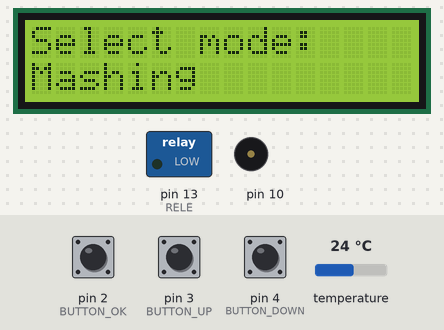
Simulated run of this sketch. Board: Arduino Uno, built with avr-gcc and run on an emulated ATmega328P. On the bench: 16×2 character LCD, switched loads named in the sketch (green lamp = pin HIGH), buzzer (waves = sounding). The test bench sets the inputs (shaded band); at power-on: pin 2 (BUTTON_OK) HIGH, pin 4 (BUTTON_DOWN) HIGH, temperature 24 °C, pin 3 (BUTTON_UP) HIGH. What the sketch prints to the serial monitor is not drawn.

Above: at 7.6 s.
7.7 s: pin 2 (BUTTON_OK) pulled LOW for 3.2 s
At 11.1 s:
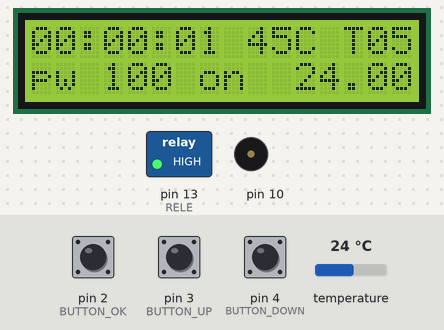
12.4 s: pin 4 (BUTTON_DOWN) pulled LOW for 3.2 s
At 14.8 s:
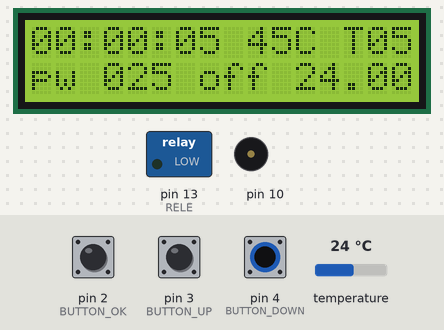
17.9 s: temperature set to 12 °C
At 18.9 s:
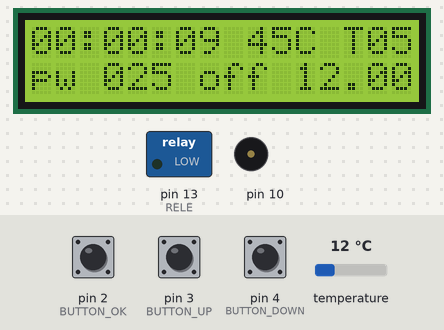
20.0 s: pin 3 (BUTTON_UP) pulled LOW for 0.15 s
At 21.2 s:
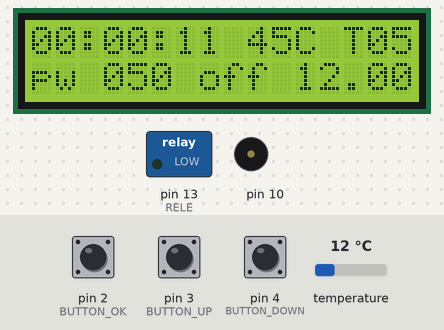
22.0 s: pin 3 (BUTTON_UP) pulled LOW for 1 s
At 23.4 s:
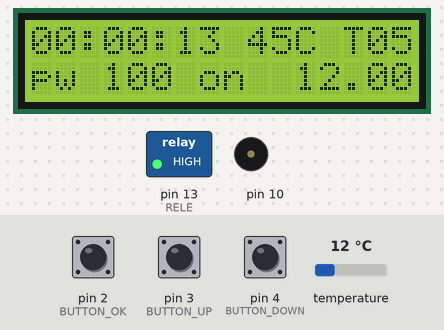
24.5 s: pin 4 (BUTTON_DOWN) pulled LOW for 0.15 s
At 24.9 s:
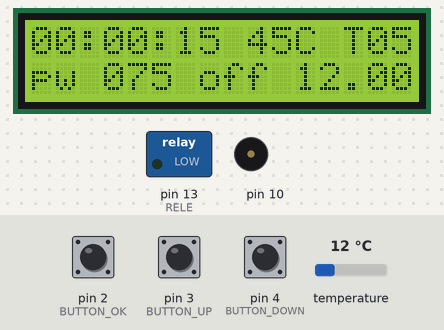
Timing chart, 0 to 27.1 s (numbered marks = the images above; inputs shaded):
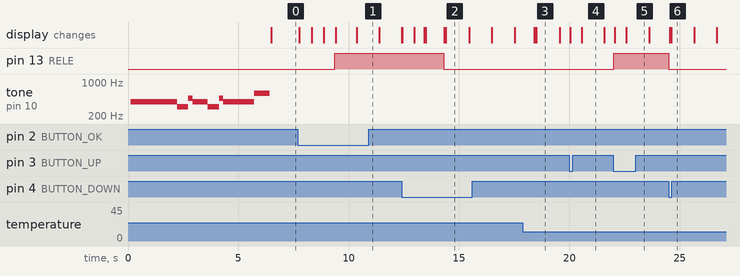

Measured:
- after the input at 7.7 s, pin 13 (RELE): LOW → HIGH after 1.7 s; the display: first changes after 0.05 s (image 1 shows a later state)
- after the input at 12.4 s, pin 13 (RELE): HIGH → LOW after 1.9 s
- after the input at 22.0 s, pin 13 (RELE): LOW → HIGH at once; the display: first changes after 0.05 s (image 5 shows a later state)
- after the input at 24.5 s, pin 13 (RELE): HIGH → LOW at once; the display: first changes at once (image 6 shows a later state)
- what the display in image 2 shows lasts 1.1 s, from 14.4 s to 15.5 s
- what the display in image 4 shows lasts 1.0 s, from 20.6 s to 21.6 s

The sketch:

Beer.ino
```cpp
#define SPEAKER 10
#define BUTTON_OK 2
#define BUTTON_UP 3
#define BUTTON_DOWN 4
#define RELE 13

#include "LCD.h"
#include "Music.h"
#include "ModeItem.h"
#include "MashItem.h"
#include "HoppingItem.h"
#include "RecipeItem.h"

LCD lcd = LCD();
Music music = Music(SPEAKER);
Button btnUp = Button(BUTTON_UP);
Button btnDown = Button(BUTTON_DOWN);
Button btnOk = Button(BUTTON_OK);

ModeItem modeItem = ModeItem(&btnUp, &btnDown, &btnOk);
MashItem mashItem = MashItem(&btnUp, &btnDown, &btnOk);
HoppingItem hoppingItem = HoppingItem(&btnUp, &btnDown, &btnOk);
RecipeItem recipeItem = RecipeItem(&btnUp, &btnDown, &btnOk);

String step[] = {"Mode", "Mashing", "Hopping", "Recipe"};
String mode[] = { "Mashing", "Hopping", "Recipe" };
byte currentState = 0;
String* lcdLines = new String[2] { "", "" };

void setup()
{
  Serial.begin(9600);
  lcd.Init();
  lcd.Print("Welcome to", "Brewbeer machine");
  music.Play();
  lcd.Print("Select mode:", mode[0]);
  pinMode(RELE, OUTPUT);
}

void loop()
{
  if (currentState == 0){
      byte cMode = modeItem.Mode;
      currentState = modeItem.Do();
      if (cMode != modeItem.Mode)
      {
        lcd.Print(mode[modeItem.Mode], 1);
      }
  }
  if (currentState == 1){
    mashItem.Do(lcdLines);
    lcd.Print(lcdLines[0],lcdLines[1]);
  }
  if (currentState == 2){
    String* lines = hoppingItem.Do();
    lcd.Print(lines[0], lines[1]);
  }
  if (currentState == 3){
    String* lines = recipeItem.Do();
    lcd.Print(lines[0], lines[1]);
  }
}
```

Button.h
```cpp
class Button {
  public:
    Button (byte pin) {
      _pin = pin;
      pinMode(_pin, INPUT_PULLUP);
    }
    bool click() {
      bool btnState = digitalRead(_pin);
      if (!btnState && !_flag && millis() - _tmr >= 100) {
        _flag = true;
        _tmr = millis();
        return true;
      }
      if (!btnState && _flag && millis() - _tmr >= 500) {
        _tmr = millis ();
        return true;
      }
      if (btnState && _flag) {
        _flag = false;
        _tmr = millis();
      }
      return false;
    }
  private:
    byte _pin;
    uint32_t _tmr;
    bool _flag;
};
```

HoppingItem.h
```cpp
class HoppingItem
{
  public:
    HoppingItem(Button* btnUp, Button* btnDown, Button* btnOk)
    {
      _btnUp = btnUp;
      _btnDown = btnDown;
      _btnOk = btnOk;
    }

    String* Do()
    {

    }

  private:
    Button* _btnUp;
    Button* _btnDown;
    Button* _btnOk;
};
```

MashItem.h
```cpp
#include <microDS18B20.h>
MicroDS18B20<12> sensor;  // датчик на D2

class MashItem
{
  public:
    MashItem(Button* btnUp, Button* btnDown, Button* btnOk)
    {
      _btnUp = btnUp;
      _btnDown = btnDown;
      _btnOk = btnOk;
    }

    void Do(String* lines)
    {
      if (currentState == 0){ //0- выбор кол-ва пауз
        SetMashCount(lines);
      }
      else if (currentState == 1){ //1- выбор температуры паузы
        SetTempPause(lines);
      }
      else if (currentState == 2){ //2- выбор времени паузы
        SetTimePause(lines);
      }
      else if (currentState == 3){ //3- нагрев
        Heating(lines);
      }
    }

  private:
    Music music = Music(SPEAKER);
    byte iterator = 0;
    byte currentState = 0;
    byte mashCount = 1;
    byte* mashTemp = new byte[10] { 45, 52, 62, 72, 78, 0, 0, 0, 0, 0 };
    byte* mashTime = new byte[10] { 5, 15, 60, 15, 5, 0, 0, 0, 0, 0 };
    long time = 0;
    long lastTick = 0;
    long lastTemp = 0;
    long releOn = 0;
    long maintenance = 0;
    bool isFinished = false;
    String timeStr = "00:00:00 00C T00";
    String tenStr =  "pw 100 off 99.99";
    byte power = 100;
    byte powerTime = 20;
    float sensorTemp = 0;

    Button* _btnUp;
    Button* _btnDown;
    Button* _btnOk;

    void SetMashCount(String* lines){
      if (_btnUp->click()){
        if (mashCount == 10){
          mashCount = 10;
        }
        else {
          mashCount++;
        }
      }else if (_btnDown->click()) {
        if (mashCount == 1){
          mashCount = 1;
        }
        else {
          mashCount--;
        }
      }else if (_btnOk->click()){
        currentState++;
      }
      lines[0] = "Select mash cnt";
      lines[1] = String(mashCount);
    }

    void SetTempPause(String* lines)
    {
      if (_btnUp->click()){
        if (mashTemp[iterator] == 100){
          mashTemp[iterator] = 100;
        }
        else {
          mashTemp[iterator]++;
        }
      }else if (_btnDown->click()) {
        if (mashTemp[iterator] == 1){
          mashTemp[iterator] = 1;
        }
        else {
          mashTemp[iterator]--;
        }
      }else if (_btnOk->click()){
        currentState++;
      }
      lines[0] ="Select mash t";
      lines[1] = String(mashTemp[iterator]);
    }

    void SetTimePause(String* lines)
    {
      if (_btnUp->click()){
        if (mashTime[iterator] == 90){
          mashTime[iterator] = 90;
        }
        else {
          mashTime[iterator]++;
        }
      }else if (_btnDown->click()) {
        if (mashTime[iterator] == 1){
          mashTime[iterator] = 1;
        }
        else {
          mashTime[iterator]--;
        }
      }else if (_btnOk->click()){
        if (iterator+1 == mashCount){
          lastTick = millis();
          releOn = millis();
          iterator = 0;
          currentState++;
        }
        else {
          iterator++;
          currentState--;
        }

      }
      lines[0] ="Select mash time";
      lines[1] = String(mashTime[iterator]);
    }

    void Heating(String* lines)
    {
      if (millis()-lastTick >= 1000){
        lastTick = millis();
        time++;
      }
      if (millis() - lastTemp >= 800){
        lastTemp = millis();
        // читаем прошлое значение
        if (sensor.readTemp())
        {
          sensorTemp = sensor.getTemp();
          CurrentTemp(sensorTemp);
        }
        sensor.requestTemp();
      }
      if (_btnUp->click()){
        if (power < 100){
          power = power + 25;
          powerTime = powerTime + 5;
        }
      }else if (_btnDown->click()) {
        if (power > 25){
          power = power - 25;
          powerTime = powerTime - 5;
        }
      }else if (_btnOk->click()){
      }

      if (iterator == mashCount)
      {
          isFinished = true;
          music.Play();
          iterator--;
      }

      if (sensorTemp < mashTemp[iterator]){
        Rele();
      }
      else{
        Maintenance();
      }
      GetTime();
      MashTemp();
      MashTime();
      TenPower();
      lines[0] = timeStr;
      lines[1] = tenStr;
    }

    void Maintenance()
    {
        digitalWrite(RELE, LOW);
        tenStr[8] = 'f';
        tenStr[9] = 'f';
        if (isFinished)
        {
          iterator++;
          mashTime[iterator] = 0;
        }
        if (maintenance == 0)
        {
          maintenance = millis();
        }
        else if ((millis() - maintenance) >= 60000)
        {
          maintenance = millis();
          mashTime[iterator]--;
          if (mashTime[iterator] == 0){
            maintenance = 0;
            iterator++;
          }
        }
    }

    void Rele()
    {
      if (millis() - releOn < powerTime * 1000){
        digitalWrite(RELE, HIGH);
        tenStr[8] = 'n';
        tenStr[9] = ' ';
      }
      else if (millis() - releOn > 20000) {
        releOn = millis();
      }
      else {
        digitalWrite(RELE, LOW);
        tenStr[8] = 'f';
        tenStr[9] = 'f';
      }
    }

    void MashTemp()
    {
      timeStr[9] = mashTemp[iterator]/10+48;
      timeStr[10] = mashTemp[iterator]%10+48;
    }

    void MashTime()
    {
      timeStr[14] = mashTime[iterator]/10+48;
      timeStr[15] = mashTime[iterator]%10+48;
    }

    void GetTime()
    {
      byte h = (time/3600);
        timeStr[0] = h/10+48;
        timeStr[1] = h%10+48;
		  byte m = (time -(3600*h))/60;
        timeStr[3] = m/10+48;
        timeStr[4] = m%10+48;
	  	byte s = (time -(3600*h)-(m*60));
        timeStr[6] = s/10+48;
        timeStr[7] = s%10+48;
    }

    void TenPower()
    {
      tenStr[3] = power/100+48;
      tenStr[4] = power%100/10+48;
      tenStr[5] = power%10+48;
    }

    void CurrentTemp(float t)
    {
      int tInt = t * 100;
      tenStr[11] = tInt/1000+48;
      tInt = tInt % 1000;
      tenStr[12] = tInt/100+48;
      tInt = tInt % 100;
      tenStr[14] = tInt/10+48;;
      tenStr[15] = tInt%10+48;;;
    }
};
```

ModeItem.h
```cpp
#include "Button.h"

class ModeItem
{
  public:
    byte Mode = 0;

    ModeItem(Button* btnUp, Button* btnDown, Button* btnOk)
    {
      _btnUp = btnUp;
      _btnDown = btnDown;
      _btnOk = btnOk;
    }

    byte Do()
    {
      if (_btnUp->click()){
        Serial.println("Click up");
        if (Mode==2){
          Mode = 0;
        }
        else {
          Mode++;
        }
      }else if (_btnDown->click()) {
        Serial.println("Click down");
        if (Mode==0){
          Mode = 2;
        }
        else {
          Mode--;
        }
      }else if (_btnOk->click()){
        Serial.println("Click ok");
        return Mode+1;
      }
      return 0;
    }

  private:
    Button* _btnUp;
    Button* _btnDown;
    Button* _btnOk;
};
```

Music.h
```cpp
class Music
{
  public:
    Music(int speaker){
      _speaker = speaker;
    }

    void Play()
    {
      int times[] = {
        350, 350, 350, 250, 100, 350, 250, 100, 700,
        350, 350, 350, 250, 100, 350, 250, 100, 700,
        350, 250, 100, 350, 250, 100, 100, 100, 450,
        150, 350, 250, 100, 100, 100, 450,
        150, 350, 250, 100, 750
      };

      int notes [] = {
        392, 392, 392, 311, 466, 392, 311, 466, 392,
        587, 587, 587, 622, 466, 369, 311, 466, 392,
        784, 392, 392, 784, 739, 698, 659, 622, 659,
        415, 554, 523, 493, 466, 440, 466,
        311, 369, 311, 466, 392
      };

      for (int i = 0; i < 10; i++){
        tone(_speaker, notes[i], times[i]*2);
        delay(times[i]*2);
        noTone(_speaker);
      }
    }

  private:
    int _speaker ;
};
```

RecipeItem.h
```cpp
class RecipeItem
{
  public:
    RecipeItem(Button* btnUp, Button* btnDown, Button* btnOk)
    {
      _btnUp = btnUp;
      _btnDown = btnDown;
      _btnOk = btnOk;
    }

    String* Do()
    {

    }

  private:
    Button* _btnUp;
    Button* _btnDown;
    Button* _btnOk;
};
```

LCD.h
```cpp
#include <LiquidCrystal_I2C.h>

class LCD
{
  public :
    void Init()
    {
      _lcd.init();           // инициализация
      _lcd.backlight();      // включить подсветку
      _lines[0] = "";
      _lines[1] = "";
    }

    void Print(String line, byte index){
      if (index == 0){
        printfLine(line);
      }
      else {
        printsLine(line);
      }
    }

    void Print(String fLine, String sLine)
    {
      //Serial.println(fLine);
      printfLine(fLine);
      //Serial.println(sLine);
      printsLine(sLine);
    }

    void Clear()
    {
      _lcd.clear();
    }

    private :
      String* _lines = new String[2];
      LiquidCrystal_I2C _lcd = LiquidCrystal_I2C(0x27, 16, 2);

      void printfLine(String fLine)
      {
        for (byte i = 0; i < 16; i++)
        {
            _lcd.setCursor(i, 0);  // столбец 1 строка 0
            if (fLine.length() <= i)
            {
                _lcd.print(" ");
            }
            else
            {
              if (fLine[i] != _lines[0][i])
              {
                _lcd.print(fLine[i]);
              }
            }
        }
        _lines[0] = fLine;
      }

      void printsLine(String sLine)
      {
        for (byte i = 0; i < 16; i++)
        {
            _lcd.setCursor(i, 1);  // столбец 1 строка 0
            if (sLine.length() <= i)
            {
                _lcd.print(" ");
            }
            else
            {
              if (sLine[i] != _lines[1][i])
              {
                _lcd.print(sLine[i]);
              }
            }
        }
        _lines[1] = sLine;
      }
};
```
